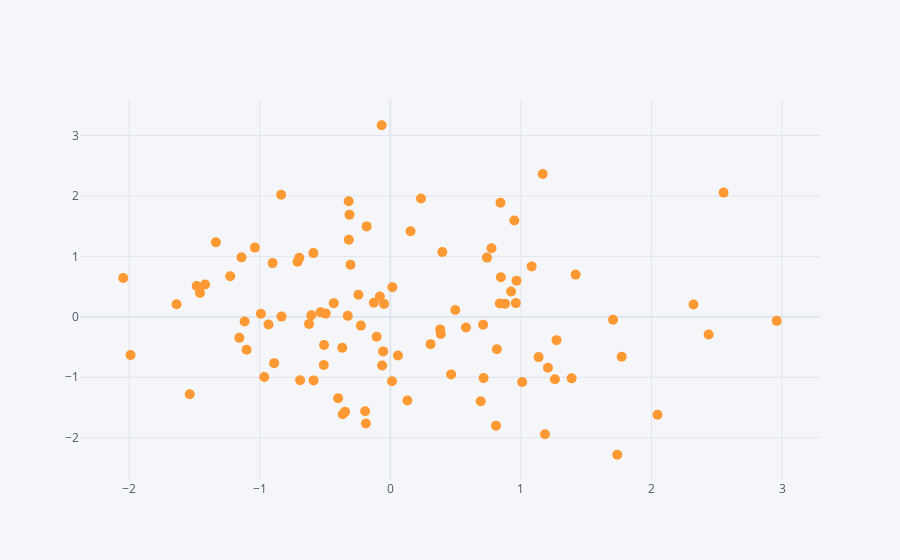

This figure's notebook cell:
### Code cell
df.iplot(kind='scatter',x='A', y='B', mode='markers', size=10 )
